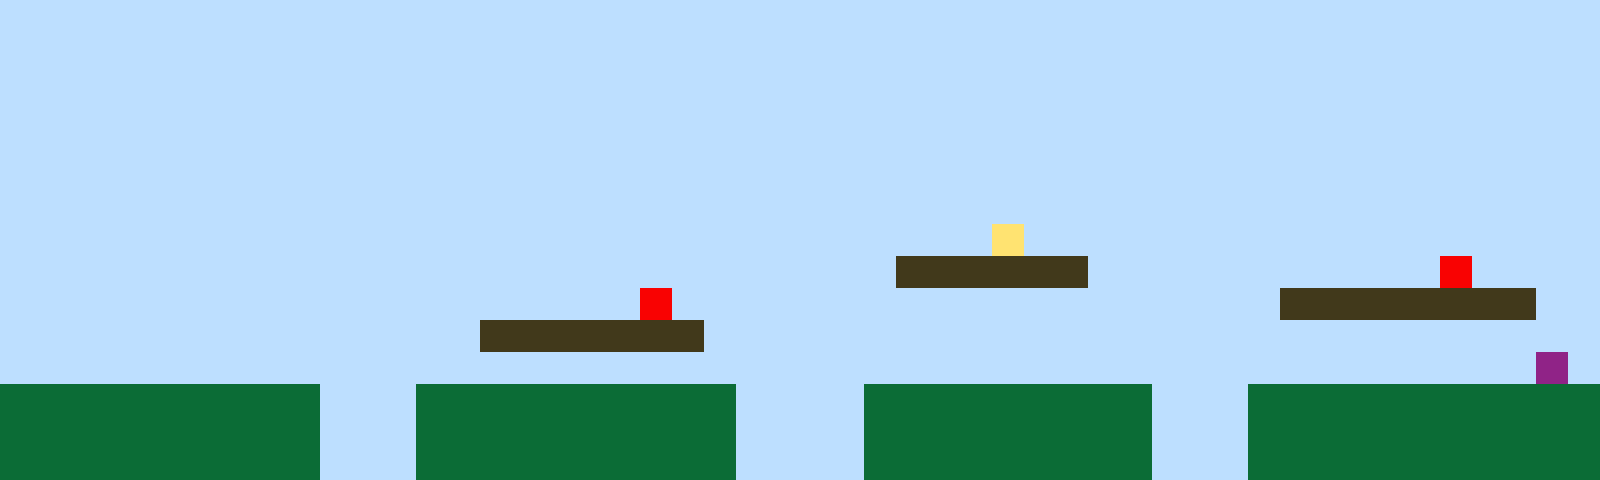

A 2D game scene composited from a Tiled map and its tileset images. What follows is a short description and the map's XML, with every tile layer's data as written:
An orthogonal 50x15 tile map with 32x32 px tiles, 1 tile layer (Tile Layer 1).

<map version="1.10" tiledversion="1.11.2" orientation="orthogonal" renderorder="right-up" width="50" height="15" tilewidth="32" tileheight="32" infinite="0" nextlayerid="2" nextobjectid="1"><editorsettings><export target="map1.csv" format="csv" /></editorsettings><tileset firstgid="1" name="sprites" tilewidth="32" tileheight="32" tilecount="6" columns="3"><image source="sprites.png" width="96" height="64" /></tileset><layer id="1" name="Tile Layer 1" width="50" height="15"><data encoding="csv">1,1,1,1,1,1,1,1,1,1,1,1,1,1,1,1,1,1,1,1,1,1,1,1,1,1,1,1,1,1,1,1,1,1,1,1,1,1,1,1,1,1,1,1,1,1,1,1,1,1,1,1,1,1,1,1,1,1,1,1,1,1,1,1,1,1,1,1,1,1,1,1,1,1,1,1,1,1,1,1,1,1,1,1,1,1,1,1,1,1,1,1,1,1,1,1,1,1,1,1,1,1,1,1,1,1,1,1,1,1,1,1,1,1,1,1,1,1,1,1,1,1,1,1,1,1,1,1,1,1,1,1,1,1,1,1,1,1,1,1,1,1,1,1,1,1,1,1,1,1,1,1,1,1,1,1,1,1,1,1,1,1,1,1,1,1,1,1,1,1,1,1,1,1,1,1,1,1,1,1,1,1,1,1,1,1,1,1,1,1,1,1,1,1,1,1,1,1,1,1,1,1,1,1,1,1,1,1,1,1,1,1,1,1,1,1,1,1,1,1,1,1,1,1,1,1,1,1,1,1,1,1,1,1,1,1,1,1,1,1,1,1,1,1,1,1,1,1,1,1,1,1,1,1,1,1,1,1,1,1,1,1,1,1,1,1,1,1,1,1,1,1,1,1,1,1,1,1,1,1,1,1,1,1,1,1,1,1,1,1,1,1,1,1,1,1,1,1,1,1,1,1,1,1,1,1,1,1,1,1,1,1,1,1,1,1,1,1,1,1,1,1,1,1,1,1,1,1,1,1,1,1,1,1,1,1,1,1,1,1,1,1,1,1,1,1,1,1,1,1,1,1,1,1,1,1,1,1,1,1,1,1,1,1,1,1,1,1,1,1,1,1,1,1,1,1,1,1,1,1,1,4,1,1,1,1,1,1,1,1,1,1,1,1,1,1,1,1,1,1,1,1,1,1,1,1,1,1,1,1,1,1,1,1,1,1,1,1,1,1,1,1,1,1,1,1,1,1,3,3,3,3,3,3,1,1,1,1,1,1,1,1,1,1,1,5,1,1,1,1,1,1,1,1,1,1,1,1,1,1,1,1,1,1,1,1,1,1,1,1,5,1,1,1,1,1,1,1,1,1,1,1,1,1,1,1,1,1,1,1,3,3,3,3,3,3,3,3,1,1,1,1,1,1,1,1,1,1,1,1,1,1,1,1,1,3,3,3,3,3,3,3,1,1,1,1,1,1,1,1,1,1,1,1,1,1,1,1,1,1,1,1,1,1,1,1,1,1,1,1,1,1,1,1,1,1,1,1,1,1,1,1,1,1,1,1,1,1,1,1,1,1,1,1,1,1,1,1,1,1,1,1,1,1,1,1,1,1,1,1,1,1,1,1,1,1,1,1,6,1,2,2,2,2,2,2,2,2,2,2,1,1,1,2,2,2,2,2,2,2,2,2,2,1,1,1,1,2,2,2,2,2,2,2,2,2,1,1,1,2,2,2,2,2,2,2,2,2,2,2,2,2,2,2,2,2,2,2,2,2,1,1,1,2,2,2,2,2,2,2,2,2,2,1,1,1,1,2,2,2,2,2,2,2,2,2,1,1,1,2,2,2,2,2,2,2,2,2,2,2,2,2,2,2,2,2,2,2,2,2,1,1,1,2,2,2,2,2,2,2,2,2,2,1,1,1,1,2,2,2,2,2,2,2,2,2,1,1,1,2,2,2,2,2,2,2,2,2,2,2</data></layer></map>
